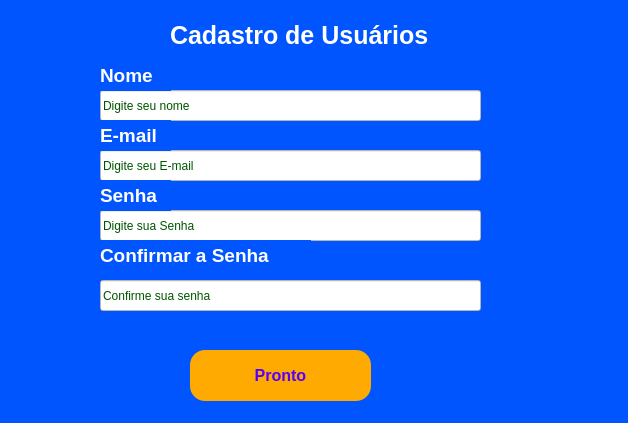
<?xml version="1.0" encoding="UTF-8"?>
<ui version="4.0">
 <class>MainWindow</class>
 <widget class="QMainWindow" name="MainWindow">
  <property name="enabled">
   <bool>true</bool>
  </property>
  <property name="geometry">
   <rect>
    <x>0</x>
    <y>0</y>
    <width>628</width>
    <height>423</height>
   </rect>
  </property>
  <property name="windowTitle">
   <string notr="true">Cadastro de Usuários</string>
  </property>
  <property name="styleSheet">
   <string notr="true">background-color: rgb(0, 85, 255);</string>
  </property>
  <property name="unifiedTitleAndToolBarOnMac">
   <bool>false</bool>
  </property>
  <widget class="QWidget" name="centralwidget">
   <widget class="QStackedWidget" name="gerenciador_telas">
    <property name="geometry">
     <rect>
      <x>0</x>
      <y>0</y>
      <width>621</width>
      <height>411</height>
     </rect>
    </property>
    <property name="currentIndex">
     <number>1</number>
    </property>
    <widget class="QWidget" name="login">
     <widget class="QLineEdit" name="lineEdit_2">
      <property name="geometry">
       <rect>
        <x>60</x>
        <y>230</y>
        <width>471</width>
        <height>31</height>
       </rect>
      </property>
      <property name="font">
       <font>
        <pointsize>10</pointsize>
        <bold>true</bold>
       </font>
      </property>
      <property name="styleSheet">
       <string notr="true">background-color: rgb(255, 255, 255);</string>
      </property>
      <property name="echoMode">
       <enum>QLineEdit::Password</enum>
      </property>
      <property name="placeholderText">
       <string>Digite sua Senha</string>
      </property>
     </widget>
     <widget class="QLabel" name="label_2">
      <property name="geometry">
       <rect>
        <x>70</x>
        <y>90</y>
        <width>131</width>
        <height>41</height>
       </rect>
      </property>
      <property name="font">
       <font>
        <pointsize>14</pointsize>
       </font>
      </property>
      <property name="styleSheet">
       <string notr="true">color: rgb(255, 255, 255);</string>
      </property>
      <property name="text">
       <string>E-mail</string>
      </property>
     </widget>
     <widget class="QLabel" name="label_3">
      <property name="geometry">
       <rect>
        <x>70</x>
        <y>180</y>
        <width>131</width>
        <height>41</height>
       </rect>
      </property>
      <property name="font">
       <font>
        <pointsize>10</pointsize>
       </font>
      </property>
      <property name="styleSheet">
       <string notr="true">color: rgb(255, 255, 255);</string>
      </property>
      <property name="text">
       <string>Senha</string>
      </property>
     </widget>
     <widget class="QPushButton" name="pushButton">
      <property name="geometry">
       <rect>
        <x>60</x>
        <y>330</y>
        <width>181</width>
        <height>51</height>
       </rect>
      </property>
      <property name="font">
       <font>
        <pointsize>12</pointsize>
        <bold>true</bold>
       </font>
      </property>
      <property name="styleSheet">
       <string notr="true">background-color: rgb(255, 170, 0);
color: rgb(85, 0, 255);
border-radius:15px;
</string>
      </property>
      <property name="text">
       <string>Entrar</string>
      </property>
     </widget>
     <widget class="QLabel" name="label">
      <property name="geometry">
       <rect>
        <x>100</x>
        <y>20</y>
        <width>401</width>
        <height>61</height>
       </rect>
      </property>
      <property name="font">
       <font>
        <pointsize>20</pointsize>
        <bold>true</bold>
       </font>
      </property>
      <property name="styleSheet">
       <string notr="true">color: rgb(255, 255, 255);</string>
      </property>
      <property name="text">
       <string>Sistema de Login</string>
      </property>
      <property name="alignment">
       <set>Qt::AlignCenter</set>
      </property>
     </widget>
     <widget class="QLineEdit" name="lineEdit">
      <property name="geometry">
       <rect>
        <x>60</x>
        <y>140</y>
        <width>471</width>
        <height>31</height>
       </rect>
      </property>
      <property name="font">
       <font>
        <pointsize>10</pointsize>
        <bold>true</bold>
       </font>
      </property>
      <property name="styleSheet">
       <string notr="true">background-color: rgb(255, 255, 255);</string>
      </property>
      <property name="placeholderText">
       <string>Digite seu E-mail</string>
      </property>
     </widget>
     <widget class="QPushButton" name="pushButton_4">
      <property name="geometry">
       <rect>
        <x>300</x>
        <y>330</y>
        <width>261</width>
        <height>51</height>
       </rect>
      </property>
      <property name="font">
       <font>
        <pointsize>11</pointsize>
        <bold>true</bold>
       </font>
      </property>
      <property name="styleSheet">
       <string notr="true">color: rgb(255, 255, 0);
background-color: transparent;</string>
      </property>
      <property name="text">
       <string>Não tem Cadastro ? Clique Aqui</string>
      </property>
     </widget>
    </widget>
    <widget class="QWidget" name="cadastro">
     <widget class="QLineEdit" name="lineEdit_3">
      <property name="geometry">
       <rect>
        <x>100</x>
        <y>90</y>
        <width>381</width>
        <height>31</height>
       </rect>
      </property>
      <property name="styleSheet">
       <string notr="true">background-color: rgb(255, 255, 255);
color: rgb(0, 85, 0);</string>
      </property>
      <property name="text">
       <string>Digite seu nome</string>
      </property>
     </widget>
     <widget class="QLineEdit" name="lineEdit_4">
      <property name="geometry">
       <rect>
        <x>100</x>
        <y>210</y>
        <width>381</width>
        <height>31</height>
       </rect>
      </property>
      <property name="styleSheet">
       <string notr="true">background-color: rgb(255, 255, 255);
color: rgb(0, 85, 0);</string>
      </property>
      <property name="inputMask">
       <string/>
      </property>
      <property name="text">
       <string>Digite sua Senha</string>
      </property>
     </widget>
     <widget class="QLineEdit" name="lineEdit_5">
      <property name="geometry">
       <rect>
        <x>100</x>
        <y>150</y>
        <width>381</width>
        <height>31</height>
       </rect>
      </property>
      <property name="styleSheet">
       <string notr="true">background-color: rgb(255, 255, 255);
color: rgb(0, 85, 0);</string>
      </property>
      <property name="text">
       <string>Digite seu E-mail</string>
      </property>
     </widget>
     <widget class="QLabel" name="label_5">
      <property name="geometry">
       <rect>
        <x>100</x>
        <y>60</y>
        <width>71</width>
        <height>31</height>
       </rect>
      </property>
      <property name="font">
       <font>
        <pointsize>14</pointsize>
        <bold>true</bold>
       </font>
      </property>
      <property name="styleSheet">
       <string notr="true">color: rgb(255, 255, 255);</string>
      </property>
      <property name="text">
       <string>Nome</string>
      </property>
     </widget>
     <widget class="QLabel" name="label_6">
      <property name="geometry">
       <rect>
        <x>100</x>
        <y>240</y>
        <width>211</width>
        <height>31</height>
       </rect>
      </property>
      <property name="font">
       <font>
        <pointsize>14</pointsize>
        <bold>true</bold>
       </font>
      </property>
      <property name="styleSheet">
       <string notr="true">color: rgb(255, 255, 255);</string>
      </property>
      <property name="text">
       <string>Confirmar a Senha</string>
      </property>
     </widget>
     <widget class="QLabel" name="label_7">
      <property name="geometry">
       <rect>
        <x>100</x>
        <y>120</y>
        <width>71</width>
        <height>31</height>
       </rect>
      </property>
      <property name="font">
       <font>
        <pointsize>14</pointsize>
        <bold>true</bold>
       </font>
      </property>
      <property name="styleSheet">
       <string notr="true">color: rgb(255, 255, 255);</string>
      </property>
      <property name="text">
       <string>E-mail</string>
      </property>
     </widget>
     <widget class="QLabel" name="label_8">
      <property name="geometry">
       <rect>
        <x>100</x>
        <y>180</y>
        <width>71</width>
        <height>31</height>
       </rect>
      </property>
      <property name="font">
       <font>
        <pointsize>14</pointsize>
        <bold>true</bold>
       </font>
      </property>
      <property name="styleSheet">
       <string notr="true">color: rgb(255, 255, 255);</string>
      </property>
      <property name="text">
       <string>Senha</string>
      </property>
     </widget>
     <widget class="QPushButton" name="pushButton_2">
      <property name="geometry">
       <rect>
        <x>180</x>
        <y>440</y>
        <width>191</width>
        <height>61</height>
       </rect>
      </property>
      <property name="text">
       <string>Pronto</string>
      </property>
     </widget>
     <widget class="QLabel" name="label_9">
      <property name="geometry">
       <rect>
        <x>170</x>
        <y>0</y>
        <width>341</width>
        <height>71</height>
       </rect>
      </property>
      <property name="font">
       <font>
        <pointsize>19</pointsize>
        <bold>true</bold>
       </font>
      </property>
      <property name="styleSheet">
       <string notr="true">color: rgb(255, 255, 255);</string>
      </property>
      <property name="text">
       <string>Cadastro de Usuários</string>
      </property>
     </widget>
     <widget class="QLineEdit" name="lineEdit_6">
      <property name="geometry">
       <rect>
        <x>100</x>
        <y>280</y>
        <width>381</width>
        <height>31</height>
       </rect>
      </property>
      <property name="styleSheet">
       <string notr="true">background-color: rgb(255, 255, 255);
color: rgb(0, 85, 0);</string>
      </property>
      <property name="inputMask">
       <string/>
      </property>
      <property name="text">
       <string>Confirme sua senha</string>
      </property>
     </widget>
     <widget class="QPushButton" name="pushButton_3">
      <property name="geometry">
       <rect>
        <x>190</x>
        <y>350</y>
        <width>181</width>
        <height>51</height>
       </rect>
      </property>
      <property name="font">
       <font>
        <pointsize>12</pointsize>
        <bold>true</bold>
       </font>
      </property>
      <property name="styleSheet">
       <string notr="true">background-color: rgb(255, 170, 0);
color: rgb(85, 0, 255);
border-radius:15px;
</string>
      </property>
      <property name="text">
       <string>Pronto</string>
      </property>
     </widget>
    </widget>
   </widget>
  </widget>
 </widget>
 <resources/>
 <connections/>
</ui>
